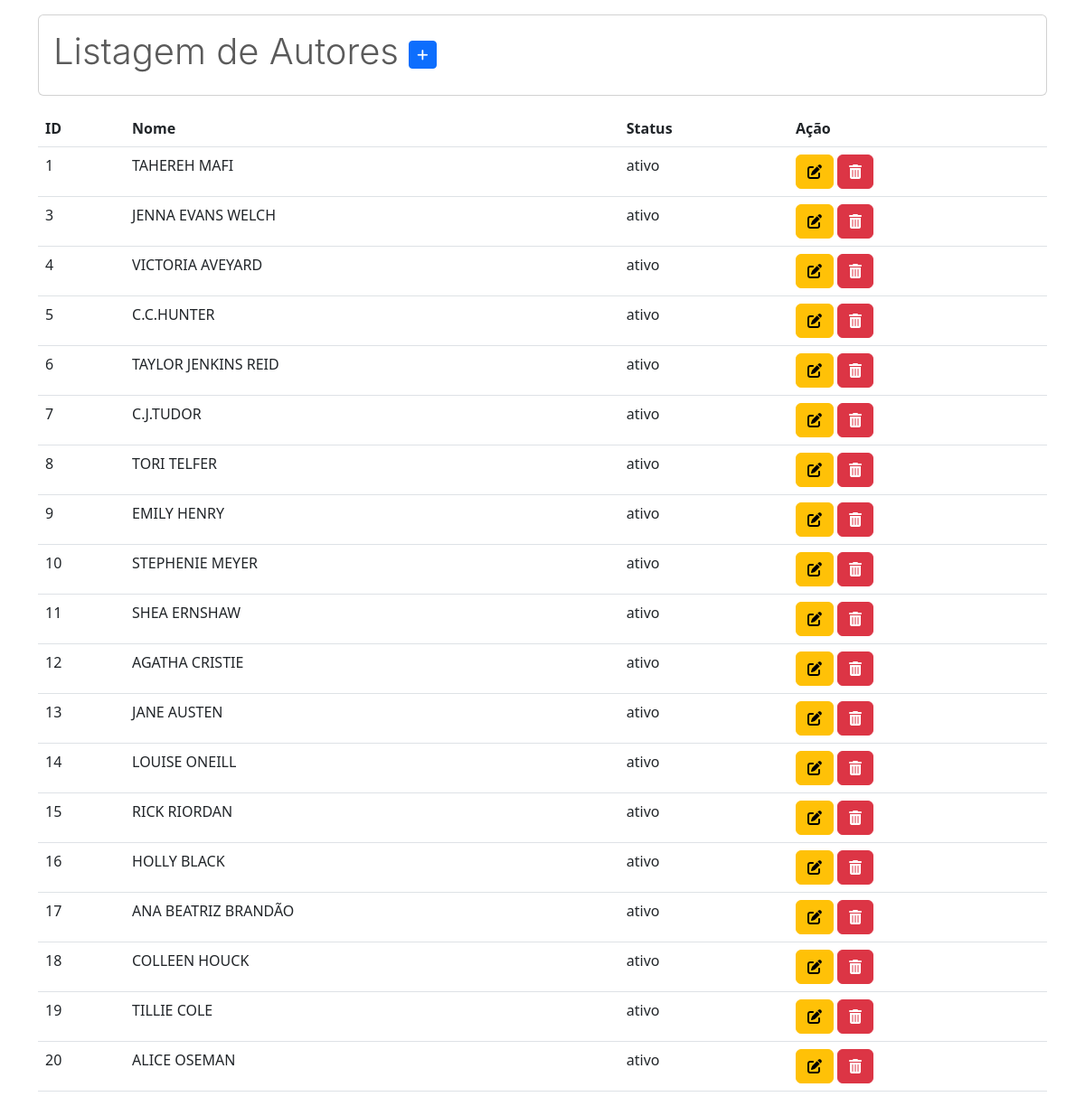
The app's page /listarAutores.php, older data.
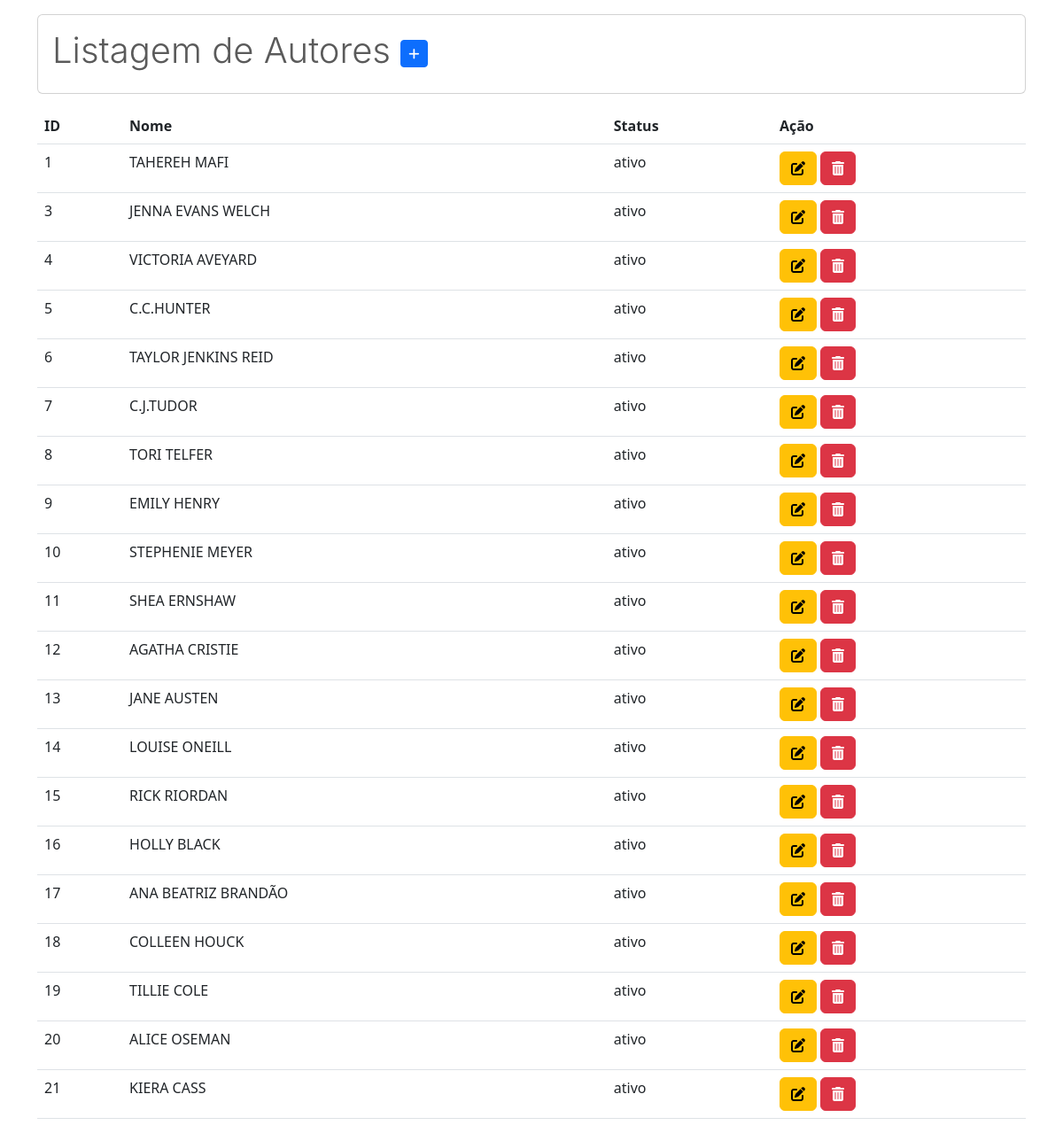
The same page, newer data.
### tables this page shows
CREATE TABLE `autor` (
  `id` int(13) NOT NULL,
  `nome` varchar(100) NOT NULL,
  `status` varchar(20) NOT NULL
);

### listarAutores.php (the view, shortened to what this page needs)
<?php
require_once("conexao.php");
$sql = "select * from autor";
$resultado = mysqli_query($conexao, $sql);
?>
<!DOCTYPE html>
<html lang="pt-br">
<head>
  <link href="https://cdn.jsdelivr.net/npm/bootstrap@5.3.0-alpha3/dist/css/bootstrap.min.css" rel="stylesheet">
  <link rel="stylesheet" href="https://cdn.jsdelivr.net/npm/bootstrap-icons@1.11.0/font/bootstrap-icons.css">
</head>
<body>
  <div class="container-md">
    <div class="card mt-3 mb-3">
      <div class="card-body">
        <h1 class="card-title" style="color: #5a5a5a; font-family: '-apple-system'; font-weight: 300;">Listagem de Autores
          <a href="cadastroLivro.php" class="btn btn-primary btn-sm"><i class="fa-solid fa-plus"></i>
          </a>
        </h1>
      </div>
    </div>
    <table class="table table-hover">
      <thead>
        <tr>
          <th scope="col">ID</th>
          <th scope="col">Nome</th>
          <th scope="col">Status</th>
          <th scope="col">Ação</th>
        </tr>
      </thead>
      <tbody>
        <?php while ($linha = mysqli_fetch_array($resultado)) { ?>
          <tr>
            <td><?= $linha['id'] ?></th>
            <td><?= $linha['nome'] ?></th>
            <td><?= $linha['status'] ?></th>
            <td>
              <a href="alterarLivros.php?id=<?= $linha['id'] ?>" class="btn btn-warning"><i class="fa-solid fa-pen-to-square"></i></a>
              <a href="usuarioListar.php?id=<?= $linha['id'] ?>" class="btn btn-danger" onclick="return confirm('Confirmar exclusão?')"><i class="fa-solid fa-trash-can"></i></a>
            <?php } ?>
      </tbody>
    </table>
</body>
</html>

Row changes from the older to the newer data that the page shows:
added autor: id "21", nome "KIERA CASS", status "ativo"
